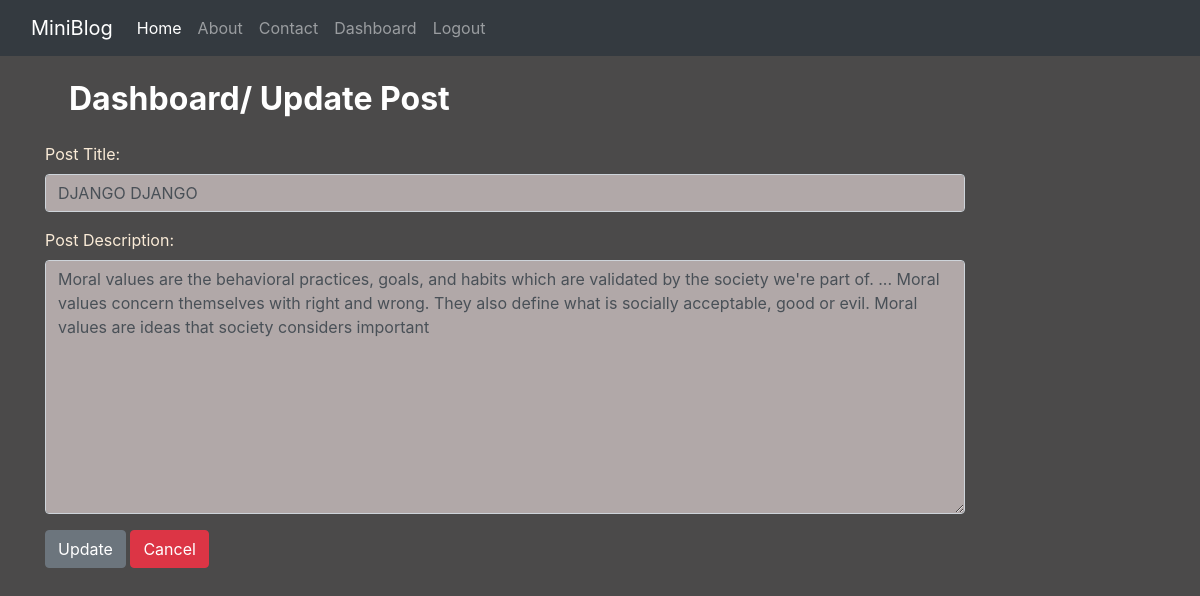
The app's page /dashboard/updatepost/10/ (signed in) with its own data.
### blog/models.py (models this page shows)
class Post(models.Model):
    title=models.CharField(max_length=150)
    desc=models.TextField()

### blog/views.py (the view)
# urls.py: path('dashboard/updatepost/<int:id>/',views.updatepost,name="updatepost"),
def updatepost(request,id):
    if request.user.is_authenticated:
        if request.method=="POST":
            pi=Post.objects.get(pk=id)
            fm=PostForm(request.POST , instance=pi)
            if fm.is_valid():
                fm.save()
                messages.info(request , 'Post Updated Successfully')
        else:
            pi=Post.objects.get(pk=id)
            fm=PostForm(instance=pi)
        return render(request , 'blog/updatepost.html',{'form':fm})
    else:
        return HttpResponseRedirect('/login/')

### blog/forms.py
class PostForm(forms.ModelForm):
    class Meta:
        model = Post
        fields=['title','desc']
        labels={
            'title':'Post Title',
            'desc':'Post Description'
        }
        widgets={
            'title':forms.TextInput(attrs={'class':'form-control','auto-focus':True}),
            'desc':forms.Textarea(attrs={'class':'form-control'})
        }

### blog/templates/blog/updatepost.html (shortened to what this page needs)
{% extends 'blog/base.html' %}
{% load static %}
{% block content %}
<div class="col-sm-10">
    <h2 class="text-white font-weight-bolder m-4">Dashboard/ Update Post</h2>
    <form action="" method="post">
        {{form.as_p}}
        <input type="submit" value="Update" class="btn btn-secondary mb-5">
        <a href="{% url 'dashboard' %}" class="btn btn-danger mb-5">Cancel</a>
    </form>
</div>
{% endblock content %}

### blog/static/blog/css/style.css (style rules this page uses)
body { background-color: rgb(75,74,74); color: antiquewhite; }
.form-control { background-color: rgb(177, 168,168); }

### records on screen
Post: title "DJANGO DJANGO", desc "Moral values are the behavioral practices, goals, and habits which are validated by the society we're part of. ... Moral values concern themselves with right and wrong. They also define what is socially acceptable, good or evil. Moral values are ideas that society considers important"
